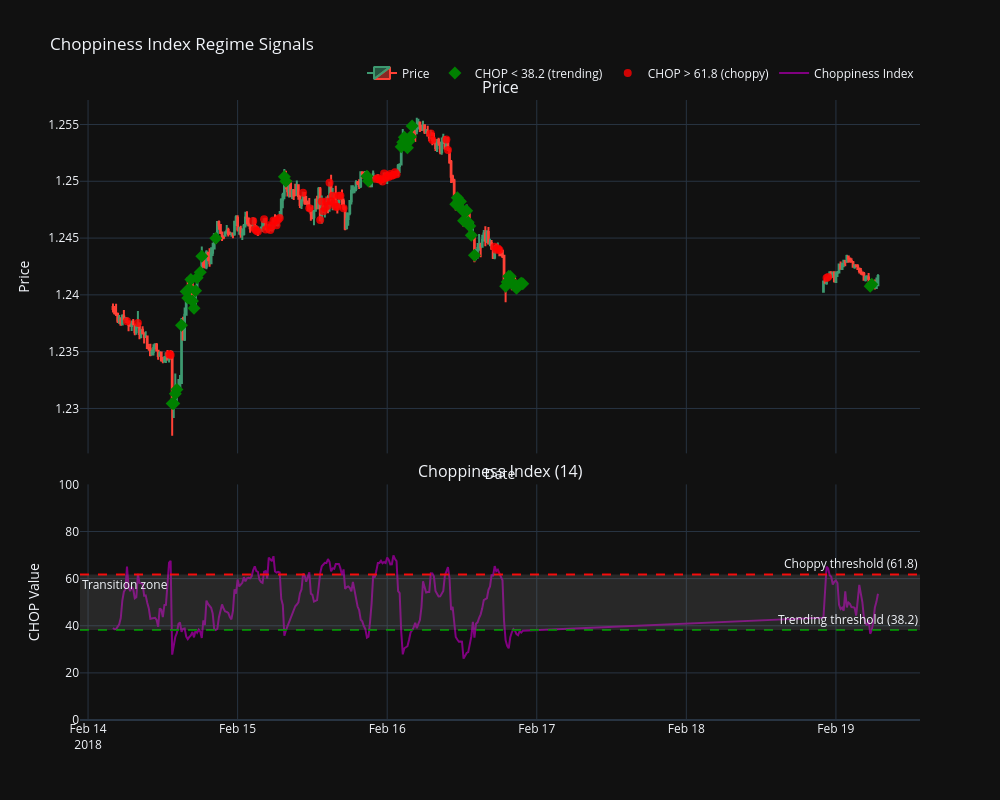

Notebook code for this chart:
### Code cell
cpi=ChopIndex(data)
cpi.plot(3000,3300)
